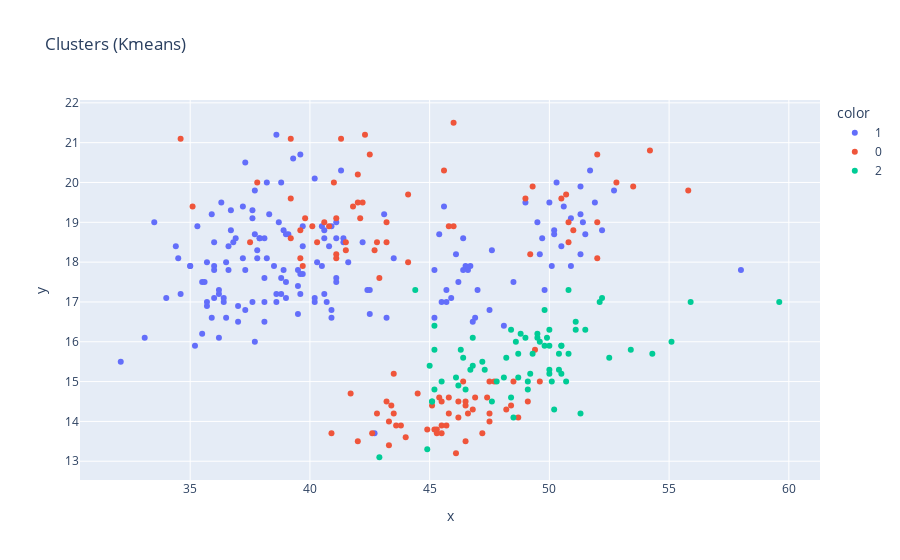

The notebook cell saved with this chart:
### Code cell
fig = px.scatter(
    x=df['culmen_length_mm'],
    y=df['culmen_depth_mm'],
    color=kmeans_labels.astype(str),
    title='Clusters (Kmeans)'
)
fig.show()

### Figure 1 — Plotly figure (JSON) as saved in the notebook; plotly's stock layout.template omitted (floating-point values rounded to 4 significant figures; data arrays with more than 128 entries replaced by an {"elided": "..."} marker saying what was removed)
{"data": [{"hovertemplate": "color=1<br>x=%{x}<br>y=%{y}<extra></extra>", "legendgroup": "1", "marker": {"color": "#636efa", "symbol": "circle"}, "mode": "markers", "name": "1", "orientation": "v", "showlegend": true, "type": "scatter", "x": {"elided": "161 float values"}, "xaxis": "x", "y": {"elided": "161 float values"}, "yaxis": "y"}, {"hovertemplate": "color=0<br>x=%{x}<br>y=%{y}<extra></extra>", "legendgroup": "0", "marker": {"color": "#EF553B", "symbol": "circle"}, "mode": "markers", "name": "0", "orientation": "v", "showlegend": true, "type": "scatter", "x": [39.2, 42.0, 34.6, 42.5, 46.0, 39.2, 39.8, 44.1, 39.6, 42.3, 40.1, 42.0, 41.3, 41.1, 41.1, 41.8, 45.8, 42.8, 42.1, 42.9, 35.1, 41.1, 39.6, 40.8, 40.3, 43.2, 41.0, 37.8, 43.2, 45.6, 42.2, 42.7, 40.6, 41.5, 44.1, 37.5, 39.7, 39.2, 41.5, 46.0, 52.0, 50.5, 49.2, 52.0, 52.8, 54.2, 51.0, 52.0, 53.5, 50.8, 49.0, 50.7, 49.3, 55.8, 50.8, 46.1, 48.7, 46.5, 45.4, 43.3, 40.9, 45.5, 45.8, 42.0, 46.2, 46.5, 48.2, 42.8, 42.6, 44.0, 45.3, 49.6, 43.6, 45.5, 46.6, 45.1, 46.5, 43.8, 43.2, 45.3, 45.7, 45.8, 43.5, 47.7, 46.4, 47.5, 45.2, 49.1, 47.4, 44.9, 43.4, 47.5, 47.5, 45.5, 44.5, 49.4, 46.9, 48.4, 48.5, 41.7, 43.3, 43.5, 46.2, 47.2, 46.8], "xaxis": "x", "y": [19.6, 20.2, 21.1, 20.7, 21.5, 21.1, 19.1, 19.7, 18.8, 21.2, 18.9, 19.5, 21.1, 18.2, 19.1, 19.4, 18.9, 18.5, 19.1, 17.6, 19.4, 18.1, 18.1, 18.9, 18.5, 18.5, 20.0, 20.0, 19.0, 20.3, 19.5, 18.3, 19.0, 18.3, 18.0, 18.5, 17.9, 18.6, 18.5, 18.9, 18.1, 19.6, 18.2, 19.0, 20.0, 20.8, 18.8, 20.7, 19.9, 18.5, 19.6, 19.7, 19.9, 19.8, 19.0, 13.2, 14.1, 13.5, 14.6, 13.4, 13.7, 13.7, 14.6, 13.5, 14.5, 14.5, 14.3, 14.2, 13.7, 13.6, 13.7, 15.0, 13.9, 13.9, 14.2, 14.4, 14.4, 13.9, 14.5, 13.8, 13.9, 14.2, 14.2, 15.0, 15.0, 14.2, 13.8, 14.5, 14.6, 13.8, 14.4, 14.0, 15.0, 14.5, 14.7, 15.8, 14.6, 14.4, 15.0, 14.7, 14.0, 15.2, 14.1, 13.7, 14.3], "yaxis": "y"}, {"hovertemplate": "color=2<br>x=%{x}<br>y=%{y}<extra></extra>", "legendgroup": "2", "marker": {"color": "#00cc96", "symbol": "circle"}, "mode": "markers", "name": "2", "orientation": "v", "showlegend": true, "type": "scatter", "x": [50.0, 50.0, 47.6, 46.7, 46.8, 49.0, 48.4, 49.3, 49.2, 48.7, 50.2, 45.1, 46.3, 42.9, 46.1, 47.8, 50.0, 47.3, 45.1, 59.6, 49.1, 48.4, 44.4, 48.7, 49.6, 50.5, 50.5, 44.9, 45.2, 48.5, 50.1, 45.0, 45.5, 50.4, 46.2, 54.3, 49.8, 49.5, 50.7, 46.4, 48.2, 46.5, 48.6, 51.1, 45.2, 52.5, 50.0, 50.8, 51.3, 52.1, 52.2, 49.5, 50.8, 51.1, 55.9, 47.2, 49.1, 46.8, 53.4, 48.1, 50.5, 49.8, 51.5, 55.1, 48.8, 50.4, 45.2, 49.9], "xaxis": "x", "y": [16.3, 15.2, 14.5, 15.3, 15.4, 16.1, 14.6, 15.7, 15.2, 15.1, 14.3, 14.5, 15.8, 13.1, 15.1, 15.0, 15.3, 15.3, 14.5, 17.0, 14.8, 16.3, 17.3, 15.7, 16.0, 15.9, 15.9, 13.3, 15.8, 14.1, 15.0, 15.4, 15.0, 15.3, 14.9, 15.7, 16.8, 16.2, 15.0, 15.6, 15.6, 14.8, 16.0, 16.3, 16.4, 15.6, 15.9, 17.3, 14.2, 17.0, 17.1, 16.1, 15.7, 16.5, 17.0, 15.5, 15.0, 16.1, 15.8, 15.1, 15.2, 15.9, 16.3, 16.0, 16.2, 15.7, 14.8, 16.1], "yaxis": "y"}], "layout": {"legend": {"title": {"text": "color"}, "tracegroupgap": 0}, "title": {"text": "Clusters (Kmeans)"}, "xaxis": {"anchor": "y", "domain": [0, 1], "title": {"text": "x"}}, "yaxis": {"anchor": "x", "domain": [0, 1], "title": {"text": "y"}}}}
